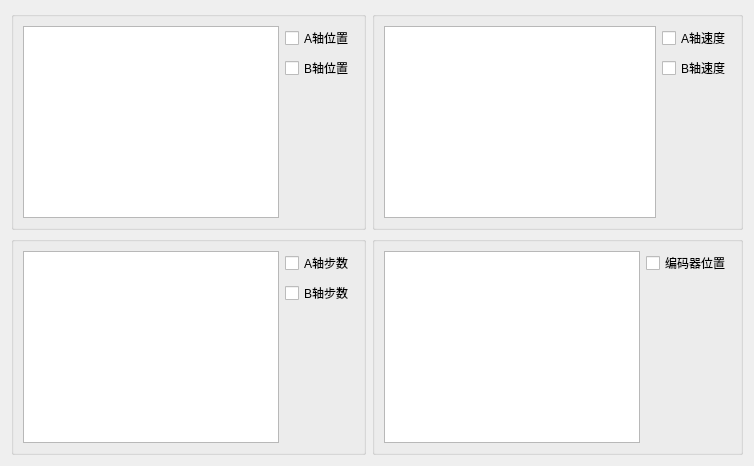
      <widget class="QWidget" name="tab_7">
       <attribute name="title">
        <string>Tab 1</string>
       </attribute>
       <layout class="QGridLayout" name="gridLayout_8">
        <item row="0" column="0">
         <widget class="QGroupBox" name="groupBox">
          <property name="palette">
           <palette>
            <active>
             <colorrole role="Shadow">
              <brush brushstyle="SolidPattern">
               <color alpha="255">
                <red>183</red>
                <green>180</green>
                <blue>181</blue>
               </color>
              </brush>
             </colorrole>
            </active>
            <inactive>
             <colorrole role="Shadow">
              <brush brushstyle="SolidPattern">
               <color alpha="255">
                <red>183</red>
                <green>180</green>
                <blue>181</blue>
               </color>
              </brush>
             </colorrole>
            </inactive>
            <disabled>
             <colorrole role="Shadow">
              <brush brushstyle="SolidPattern">
               <color alpha="255">
                <red>183</red>
                <green>180</green>
                <blue>181</blue>
               </color>
              </brush>
             </colorrole>
            </disabled>
           </palette>
          </property>
          <property name="title">
           <string/>
          </property>
          <layout class="QGridLayout" name="gridLayout_17">
           <item row="0" column="1">
            <layout class="QVBoxLayout" name="verticalLayout_4">
             <item>
              <widget class="QCheckBox" name="checkBox_2">
               <property name="font">
                <font>
                 <pointsize>9</pointsize>
                </font>
               </property>
               <property name="text">
                <string>A轴位置</string>
               </property>
              </widget>
             </item>
             <item>
              <widget class="QCheckBox" name="checkBox">
               <property name="font">
                <font>
                 <pointsize>9</pointsize>
                </font>
               </property>
               <property name="text">
                <string>B轴位置</string>
               </property>
              </widget>
             </item>
             <item>
              <spacer name="verticalSpacer_5">
               <property name="orientation">
                <enum>Qt::Vertical</enum>
               </property>
               <property name="sizeHint" stdset="0">
                <size>
                 <width>20</width>
                 <height>40</height>
                </size>
               </property>
              </spacer>
             </item>
            </layout>
           </item>
           <item row="0" column="0">
            <widget class="PlotWidget" name="p1"/>
           </item>
          </layout>
         </widget>
        </item>
        <item row="0" column="1">
         <widget class="QGroupBox" name="groupBox_2">
          <property name="palette">
           <palette>
            <active>
             <colorrole role="Shadow">
              <brush brushstyle="SolidPattern">
               <color alpha="255">
                <red>183</red>
                <green>180</green>
                <blue>181</blue>
               </color>
              </brush>
             </colorrole>
            </active>
            <inactive>
             <colorrole role="Shadow">
              <brush brushstyle="SolidPattern">
               <color alpha="255">
                <red>183</red>
                <green>180</green>
                <blue>181</blue>
               </color>
              </brush>
             </colorrole>
            </inactive>
            <disabled>
             <colorrole role="Shadow">
              <brush brushstyle="SolidPattern">
               <color alpha="255">
                <red>183</red>
                <green>180</green>
                <blue>181</blue>
               </color>
              </brush>
             </colorrole>
            </disabled>
           </palette>
          </property>
          <property name="title">
           <string/>
          </property>
          <layout class="QGridLayout" name="gridLayout_18">
           <item row="0" column="1">
            <layout class="QVBoxLayout" name="verticalLayout_5">
             <item>
              <widget class="QCheckBox" name="checkBox_3">
               <property name="font">
                <font>
                 <pointsize>9</pointsize>
                </font>
               </property>
               <property name="text">
                <string>A轴速度</string>
               </property>
              </widget>
             </item>
             <item>
              <widget class="QCheckBox" name="checkBox_4">
               <property name="font">
                <font>
                 <pointsize>9</pointsize>
                </font>
               </property>
               <property name="text">
                <string>B轴速度</string>
               </property>
              </widget>
             </item>
             <item>
              <spacer name="verticalSpacer_6">
               <property name="orientation">
                <enum>Qt::Vertical</enum>
               </property>
               <property name="sizeHint" stdset="0">
                <size>
                 <width>20</width>
                 <height>40</height>
                </size>
               </property>
              </spacer>
             </item>
            </layout>
           </item>
           <item row="0" column="0">
            <widget class="PlotWidget" name="p2"/>
           </item>
          </layout>
         </widget>
        </item>
        <item row="1" column="0">
         <widget class="QGroupBox" name="groupBox_3">
          <property name="palette">
           <palette>
            <active>
             <colorrole role="Shadow">
              <brush brushstyle="SolidPattern">
               <color alpha="255">
                <red>183</red>
                <green>180</green>
                <blue>181</blue>
               </color>
              </brush>
             </colorrole>
            </active>
            <inactive>
             <colorrole role="Shadow">
              <brush brushstyle="SolidPattern">
               <color alpha="255">
                <red>183</red>
                <green>180</green>
                <blue>181</blue>
               </color>
              </brush>
             </colorrole>
            </inactive>
            <disabled>
             <colorrole role="Shadow">
              <brush brushstyle="SolidPattern">
               <color alpha="255">
                <red>183</red>
                <green>180</green>
                <blue>181</blue>
               </color>
              </brush>
             </colorrole>
            </disabled>
           </palette>
          </property>
          <property name="title">
           <string/>
          </property>
          <layout class="QGridLayout" name="gridLayout_19">
           <item row="0" column="1">
            <layout class="QVBoxLayout" name="verticalLayout_6">
             <item>
              <widget class="QCheckBox" name="checkBox_5">
               <property name="font">
                <font>
                 <pointsize>9</pointsize>
                </font>
               </property>
               <property name="text">
                <string>A轴步数</string>
               </property>
              </widget>
             </item>
             <item>
              <widget class="QCheckBox" name="checkBox_6">
               <property name="font">
                <font>
                 <pointsize>9</pointsize>
                </font>
               </property>
               <property name="text">
                <string>B轴步数</string>
               </property>
              </widget>
             </item>
             <item>
              <spacer name="verticalSpacer_7">
               <property name="orientation">
                <enum>Qt::Vertical</enum>
               </property>
               <property name="sizeHint" stdset="0">
                <size>
                 <width>20</width>
                 <height>40</height>
                </size>
               </property>
              </spacer>
             </item>
            </layout>
           </item>
           <item row="0" column="0">
            <widget class="PlotWidget" name="p3"/>
           </item>
          </layout>
         </widget>
        </item>
        <item row="1" column="1">
         <widget class="QGroupBox" name="groupBox_4">
          <property name="palette">
           <palette>
            <active>
             <colorrole role="Shadow">
              <brush brushstyle="SolidPattern">
               <color alpha="255">
                <red>183</red>
                <green>180</green>
                <blue>181</blue>
               </color>
              </brush>
             </colorrole>
            </active>
            <inactive>
             <colorrole role="Shadow">
              <brush brushstyle="SolidPattern">
               <color alpha="255">
                <red>183</red>
                <green>180</green>
                <blue>181</blue>
               </color>
              </brush>
             </colorrole>
            </inactive>
            <disabled>
             <colorrole role="Shadow">
              <brush brushstyle="SolidPattern">
               <color alpha="255">
                <red>183</red>
                <green>180</green>
                <blue>181</blue>
               </color>
              </brush>
             </colorrole>
            </disabled>
           </palette>
          </property>
          <property name="title">
           <string/>
          </property>
          <layout class="QGridLayout" name="gridLayout_20">
           <item row="0" column="1">
            <layout class="QVBoxLayout" name="verticalLayout_7">
             <item>
              <widget class="QCheckBox" name="checkBox_7">
               <property name="font">
                <font>
                 <pointsize>9</pointsize>
                </font>
               </property>
               <property name="text">
                <string>编码器位置</string>
               </property>
              </widget>
             </item>
             <item>
              <spacer name="verticalSpacer_8">
               <property name="orientation">
                <enum>Qt::Vertical</enum>
               </property>
               <property name="sizeHint" stdset="0">
                <size>
                 <width>20</width>
                 <height>40</height>
                </size>
               </property>
              </spacer>
             </item>
            </layout>
           </item>
           <item row="0" column="0">
            <widget class="PlotWidget" name="p4"/>
           </item>
          </layout>
         </widget>
        </item>
       </layout>
      </widget>
